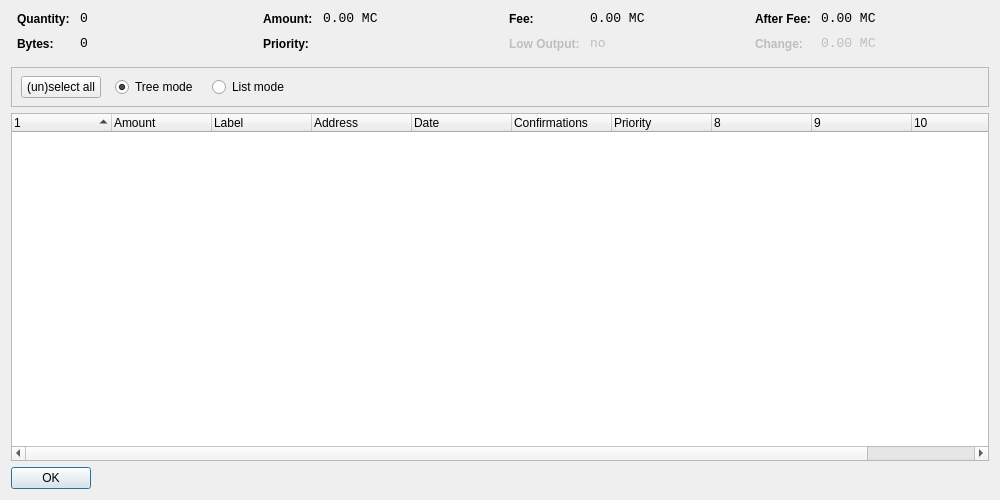
<?xml version="1.0" encoding="UTF-8"?>
<ui version="4.0">
 <class>CoinControlDialog</class>
 <widget class="QDialog" name="CoinControlDialog">
  <property name="geometry">
   <rect>
    <x>0</x>
    <y>0</y>
    <width>1000</width>
    <height>500</height>
   </rect>
  </property>
  <property name="windowTitle">
   <string>Coin Control</string>
  </property>
  <layout class="QVBoxLayout" name="verticalLayout">
   <item>
    <layout class="QHBoxLayout" name="horizontalLayoutTop" stretch="0,0,0,0">
     <property name="topMargin">
      <number>0</number>
     </property>
     <property name="bottomMargin">
      <number>10</number>
     </property>
     <item>
      <layout class="QFormLayout" name="formLayoutCoinControl1">
       <property name="horizontalSpacing">
        <number>10</number>
       </property>
       <property name="verticalSpacing">
        <number>10</number>
       </property>
       <property name="leftMargin">
        <number>6</number>
       </property>
       <property name="rightMargin">
        <number>6</number>
       </property>
       <item row="0" column="0">
        <widget class="QLabel" name="labelCoinControlQuantityText">
         <property name="styleSheet">
          <string notr="true">font-weight:bold;</string>
         </property>
         <property name="text">
          <string>Quantity:</string>
         </property>
        </widget>
       </item>
       <item row="0" column="1">
        <widget class="QLabel" name="labelCoinControlQuantity">
         <property name="font">
          <font>
           <family>Monospace</family>
           <pointsize>10</pointsize>
          </font>
         </property>
         <property name="cursor">
          <cursorShape>IBeamCursor</cursorShape>
         </property>
         <property name="contextMenuPolicy">
          <enum>Qt::ActionsContextMenu</enum>
         </property>
         <property name="text">
          <string>0</string>
         </property>
         <property name="textInteractionFlags">
          <set>Qt::LinksAccessibleByMouse|Qt::TextSelectableByKeyboard|Qt::TextSelectableByMouse</set>
         </property>
        </widget>
       </item>
       <item row="1" column="0">
        <widget class="QLabel" name="labelCoinControlBytesText">
         <property name="styleSheet">
          <string notr="true">font-weight:bold;</string>
         </property>
         <property name="text">
          <string>Bytes:</string>
         </property>
        </widget>
       </item>
       <item row="1" column="1">
        <widget class="QLabel" name="labelCoinControlBytes">
         <property name="font">
          <font>
           <family>Monospace</family>
           <pointsize>10</pointsize>
          </font>
         </property>
         <property name="cursor">
          <cursorShape>IBeamCursor</cursorShape>
         </property>
         <property name="contextMenuPolicy">
          <enum>Qt::ActionsContextMenu</enum>
         </property>
         <property name="text">
          <string>0</string>
         </property>
         <property name="textInteractionFlags">
          <set>Qt::LinksAccessibleByMouse|Qt::TextSelectableByKeyboard|Qt::TextSelectableByMouse</set>
         </property>
        </widget>
       </item>
      </layout>
     </item>
     <item>
      <layout class="QFormLayout" name="formLayoutCoinControl2">
       <property name="horizontalSpacing">
        <number>10</number>
       </property>
       <property name="verticalSpacing">
        <number>10</number>
       </property>
       <property name="leftMargin">
        <number>6</number>
       </property>
       <property name="rightMargin">
        <number>6</number>
       </property>
       <item row="0" column="0">
        <widget class="QLabel" name="labelCoinControlAmountText">
         <property name="styleSheet">
          <string notr="true">font-weight:bold;</string>
         </property>
         <property name="text">
          <string>Amount:</string>
         </property>
        </widget>
       </item>
       <item row="0" column="1">
        <widget class="QLabel" name="labelCoinControlAmount">
         <property name="font">
          <font>
           <family>Monospace</family>
           <pointsize>10</pointsize>
          </font>
         </property>
         <property name="cursor">
          <cursorShape>IBeamCursor</cursorShape>
         </property>
         <property name="contextMenuPolicy">
          <enum>Qt::ActionsContextMenu</enum>
         </property>
         <property name="text">
          <string>0.00 MC</string>
         </property>
         <property name="textInteractionFlags">
          <set>Qt::LinksAccessibleByMouse|Qt::TextSelectableByKeyboard|Qt::TextSelectableByMouse</set>
         </property>
        </widget>
       </item>
       <item row="1" column="0">
        <widget class="QLabel" name="labelCoinControlPriorityText">
         <property name="styleSheet">
          <string notr="true">font-weight:bold;</string>
         </property>
         <property name="text">
          <string>Priority:</string>
         </property>
        </widget>
       </item>
       <item row="1" column="1">
        <widget class="QLabel" name="labelCoinControlPriority">
         <property name="font">
          <font>
           <family>Monospace</family>
           <pointsize>10</pointsize>
          </font>
         </property>
         <property name="cursor">
          <cursorShape>IBeamCursor</cursorShape>
         </property>
         <property name="contextMenuPolicy">
          <enum>Qt::ActionsContextMenu</enum>
         </property>
         <property name="text">
          <string/>
         </property>
         <property name="textInteractionFlags">
          <set>Qt::LinksAccessibleByMouse|Qt::TextSelectableByKeyboard|Qt::TextSelectableByMouse</set>
         </property>
        </widget>
       </item>
      </layout>
     </item>
     <item>
      <layout class="QFormLayout" name="formLayoutCoinControl3">
       <property name="horizontalSpacing">
        <number>10</number>
       </property>
       <property name="verticalSpacing">
        <number>10</number>
       </property>
       <property name="leftMargin">
        <number>6</number>
       </property>
       <property name="rightMargin">
        <number>6</number>
       </property>
       <item row="0" column="0">
        <widget class="QLabel" name="labelCoinControlFeeText">
         <property name="styleSheet">
          <string notr="true">font-weight:bold;</string>
         </property>
         <property name="text">
          <string>Fee:</string>
         </property>
        </widget>
       </item>
       <item row="0" column="1">
        <widget class="QLabel" name="labelCoinControlFee">
         <property name="font">
          <font>
           <family>Monospace</family>
           <pointsize>10</pointsize>
          </font>
         </property>
         <property name="cursor">
          <cursorShape>IBeamCursor</cursorShape>
         </property>
         <property name="contextMenuPolicy">
          <enum>Qt::ActionsContextMenu</enum>
         </property>
         <property name="text">
          <string>0.00 MC</string>
         </property>
         <property name="textInteractionFlags">
          <set>Qt::LinksAccessibleByMouse|Qt::TextSelectableByKeyboard|Qt::TextSelectableByMouse</set>
         </property>
        </widget>
       </item>
       <item row="1" column="0">
        <widget class="QLabel" name="labelCoinControlLowOutputText">
         <property name="enabled">
          <bool>false</bool>
         </property>
         <property name="styleSheet">
          <string notr="true">font-weight:bold;</string>
         </property>
         <property name="text">
          <string>Low Output:</string>
         </property>
        </widget>
       </item>
       <item row="1" column="1">
        <widget class="QLabel" name="labelCoinControlLowOutput">
         <property name="enabled">
          <bool>false</bool>
         </property>
         <property name="font">
          <font>
           <family>Monospace</family>
           <pointsize>10</pointsize>
          </font>
         </property>
         <property name="cursor">
          <cursorShape>IBeamCursor</cursorShape>
         </property>
         <property name="contextMenuPolicy">
          <enum>Qt::ActionsContextMenu</enum>
         </property>
         <property name="text">
          <string>no</string>
         </property>
         <property name="textInteractionFlags">
          <set>Qt::LinksAccessibleByMouse|Qt::TextSelectableByKeyboard|Qt::TextSelectableByMouse</set>
         </property>
        </widget>
       </item>
      </layout>
     </item>
     <item>
      <layout class="QFormLayout" name="formLayoutCoinControl4">
       <property name="fieldGrowthPolicy">
        <enum>QFormLayout::AllNonFixedFieldsGrow</enum>
       </property>
       <property name="horizontalSpacing">
        <number>10</number>
       </property>
       <property name="verticalSpacing">
        <number>10</number>
       </property>
       <property name="leftMargin">
        <number>6</number>
       </property>
       <property name="rightMargin">
        <number>6</number>
       </property>
       <item row="0" column="0">
        <widget class="QLabel" name="labelCoinControlAfterFeeText">
         <property name="styleSheet">
          <string notr="true">font-weight:bold;</string>
         </property>
         <property name="text">
          <string>After Fee:</string>
         </property>
        </widget>
       </item>
       <item row="0" column="1">
        <widget class="QLabel" name="labelCoinControlAfterFee">
         <property name="font">
          <font>
           <family>Monospace</family>
           <pointsize>10</pointsize>
          </font>
         </property>
         <property name="cursor">
          <cursorShape>IBeamCursor</cursorShape>
         </property>
         <property name="contextMenuPolicy">
          <enum>Qt::ActionsContextMenu</enum>
         </property>
         <property name="text">
          <string>0.00 MC</string>
         </property>
         <property name="textInteractionFlags">
          <set>Qt::LinksAccessibleByMouse|Qt::TextSelectableByKeyboard|Qt::TextSelectableByMouse</set>
         </property>
        </widget>
       </item>
       <item row="1" column="0">
        <widget class="QLabel" name="labelCoinControlChangeText">
         <property name="enabled">
          <bool>false</bool>
         </property>
         <property name="styleSheet">
          <string notr="true">font-weight:bold;</string>
         </property>
         <property name="text">
          <string>Change:</string>
         </property>
        </widget>
       </item>
       <item row="1" column="1">
        <widget class="QLabel" name="labelCoinControlChange">
         <property name="enabled">
          <bool>false</bool>
         </property>
         <property name="font">
          <font>
           <family>Monospace</family>
           <pointsize>10</pointsize>
          </font>
         </property>
         <property name="cursor">
          <cursorShape>IBeamCursor</cursorShape>
         </property>
         <property name="contextMenuPolicy">
          <enum>Qt::ActionsContextMenu</enum>
         </property>
         <property name="text">
          <string>0.00 MC</string>
         </property>
         <property name="textInteractionFlags">
          <set>Qt::LinksAccessibleByMouse|Qt::TextSelectableByKeyboard|Qt::TextSelectableByMouse</set>
         </property>
        </widget>
       </item>
      </layout>
     </item>
    </layout>
   </item>
   <item>
    <widget class="QFrame" name="frame">
     <property name="minimumSize">
      <size>
       <width>0</width>
       <height>40</height>
      </size>
     </property>
     <property name="frameShape">
      <enum>QFrame::StyledPanel</enum>
     </property>
     <property name="frameShadow">
      <enum>QFrame::Sunken</enum>
     </property>
     <widget class="QWidget" name="horizontalLayoutWidget">
      <property name="geometry">
       <rect>
        <x>10</x>
        <y>0</y>
        <width>781</width>
        <height>41</height>
       </rect>
      </property>
      <layout class="QHBoxLayout" name="horizontalLayoutPanel" stretch="0,0,0,0">
       <property name="spacing">
        <number>14</number>
       </property>
       <item>
        <widget class="QPushButton" name="pushButtonSelectAll">
         <property name="sizePolicy">
          <sizepolicy hsizetype="Maximum" vsizetype="Fixed">
           <horstretch>0</horstretch>
           <verstretch>0</verstretch>
          </sizepolicy>
         </property>
         <property name="text">
          <string>(un)select all</string>
         </property>
        </widget>
       </item>
       <item>
        <widget class="QRadioButton" name="radioTreeMode">
         <property name="sizePolicy">
          <sizepolicy hsizetype="Maximum" vsizetype="Fixed">
           <horstretch>0</horstretch>
           <verstretch>0</verstretch>
          </sizepolicy>
         </property>
         <property name="text">
          <string>Tree mode</string>
         </property>
         <property name="checked">
          <bool>true</bool>
         </property>
        </widget>
       </item>
       <item>
        <widget class="QRadioButton" name="radioListMode">
         <property name="sizePolicy">
          <sizepolicy hsizetype="Maximum" vsizetype="Fixed">
           <horstretch>0</horstretch>
           <verstretch>0</verstretch>
          </sizepolicy>
         </property>
         <property name="text">
          <string>List mode</string>
         </property>
        </widget>
       </item>
       <item>
        <spacer name="horizontalSpacer">
         <property name="orientation">
          <enum>Qt::Horizontal</enum>
         </property>
         <property name="sizeHint" stdset="0">
          <size>
           <width>40</width>
           <height>20</height>
          </size>
         </property>
        </spacer>
       </item>
      </layout>
     </widget>
    </widget>
   </item>
   <item>
    <widget class="CoinControlTreeWidget" name="treeWidget">
     <property name="contextMenuPolicy">
      <enum>Qt::CustomContextMenu</enum>
     </property>
     <property name="sortingEnabled">
      <bool>false</bool>
     </property>
     <property name="columnCount">
      <number>11</number>
     </property>
     <attribute name="headerShowSortIndicator" stdset="0">
      <bool>true</bool>
     </attribute>
     <attribute name="headerStretchLastSection">
      <bool>false</bool>
     </attribute>
     <column>
      <property name="text">
       <string/>
      </property>
     </column>
     <column>
      <property name="text">
       <string>Amount</string>
      </property>
     </column>
     <column>
      <property name="text">
       <string>Label</string>
      </property>
     </column>
     <column>
      <property name="text">
       <string>Address</string>
      </property>
     </column>
     <column>
      <property name="text">
       <string>Date</string>
      </property>
     </column>
     <column>
      <property name="text">
       <string>Confirmations</string>
      </property>
      <property name="toolTip">
       <string>Confirmed</string>
      </property>
     </column>
     <column>
      <property name="text">
       <string>Priority</string>
      </property>
     </column>
     <column>
      <property name="text">
       <string/>
      </property>
     </column>
     <column>
      <property name="text">
       <string/>
      </property>
     </column>
     <column>
      <property name="text">
       <string/>
      </property>
     </column>
     <column>
      <property name="text">
       <string/>
      </property>
     </column>
    </widget>
   </item>
   <item>
    <widget class="QDialogButtonBox" name="buttonBox">
     <property name="sizePolicy">
      <sizepolicy hsizetype="Maximum" vsizetype="Fixed">
       <horstretch>0</horstretch>
       <verstretch>0</verstretch>
      </sizepolicy>
     </property>
     <property name="orientation">
      <enum>Qt::Horizontal</enum>
     </property>
     <property name="standardButtons">
      <set>QDialogButtonBox::Ok</set>
     </property>
    </widget>
   </item>
  </layout>
 </widget>
 <customwidgets>
  <customwidget>
   <class>CoinControlTreeWidget</class>
   <extends>QTreeWidget</extends>
   <header>coincontroltreewidget.h</header>
  </customwidget>
 </customwidgets>
 <resources/>
 <connections/>
</ui>
